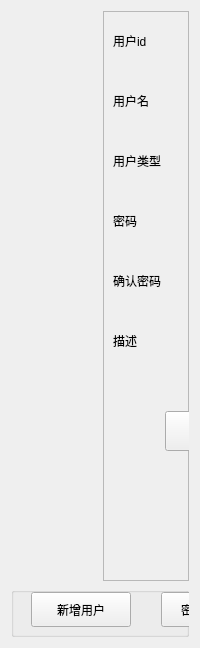
             <widget class="QWidget" name="tab_15">
              <attribute name="title">
               <string>用户设置</string>
              </attribute>
              <layout class="QVBoxLayout" name="verticalLayout_16">
               <item>
                <layout class="QHBoxLayout" name="horizontalLayout_25">
                 <item>
                  <widget class="PanelWidget" name="widgetPanel_18" native="true">
                   <property name="sizePolicy">
                    <sizepolicy hsizetype="Preferred" vsizetype="Expanding">
                     <horstretch>0</horstretch>
                     <verstretch>50</verstretch>
                    </sizepolicy>
                   </property>
                   <property name="minimumSize">
                    <size>
                     <width>0</width>
                     <height>570</height>
                    </size>
                   </property>
                  </widget>
                 </item>
                 <item>
                  <widget class="QFrame" name="frame_14">
                   <property name="maximumSize">
                    <size>
                     <width>310</width>
                     <height>16777215</height>
                    </size>
                   </property>
                   <property name="frameShape">
                    <enum>QFrame::StyledPanel</enum>
                   </property>
                   <property name="frameShadow">
                    <enum>QFrame::Raised</enum>
                   </property>
                   <widget class="QLabel" name="label_63">
                    <property name="geometry">
                     <rect>
                      <x>10</x>
                      <y>320</y>
                      <width>90</width>
                      <height>20</height>
                     </rect>
                    </property>
                    <property name="text">
                     <string>描述</string>
                    </property>
                   </widget>
                   <widget class="QLineEdit" name="lineEdit_24">
                    <property name="geometry">
                     <rect>
                      <x>102</x>
                      <y>80</y>
                      <width>200</width>
                      <height>30</height>
                     </rect>
                    </property>
                   </widget>
                   <widget class="QLabel" name="label_64">
                    <property name="geometry">
                     <rect>
                      <x>10</x>
                      <y>20</y>
                      <width>90</width>
                      <height>20</height>
                     </rect>
                    </property>
                    <property name="text">
                     <string>用户id</string>
                    </property>
                   </widget>
                   <widget class="QLineEdit" name="lineEdit_28">
                    <property name="enabled">
                     <bool>false</bool>
                    </property>
                    <property name="geometry">
                     <rect>
                      <x>102</x>
                      <y>20</y>
                      <width>200</width>
                      <height>30</height>
                     </rect>
                    </property>
                   </widget>
                   <widget class="QLineEdit" name="lineEdit_26">
                    <property name="geometry">
                     <rect>
                      <x>102</x>
                      <y>260</y>
                      <width>200</width>
                      <height>30</height>
                     </rect>
                    </property>
                   </widget>
                   <widget class="QLabel" name="label_61">
                    <property name="geometry">
                     <rect>
                      <x>10</x>
                      <y>200</y>
                      <width>90</width>
                      <height>20</height>
                     </rect>
                    </property>
                    <property name="text">
                     <string>密码</string>
                    </property>
                   </widget>
                   <widget class="QLabel" name="label_62">
                    <property name="geometry">
                     <rect>
                      <x>10</x>
                      <y>260</y>
                      <width>90</width>
                      <height>20</height>
                     </rect>
                    </property>
                    <property name="text">
                     <string>确认密码</string>
                    </property>
                   </widget>
                   <widget class="QComboBox" name="comboBox_19">
                    <property name="geometry">
                     <rect>
                      <x>102</x>
                      <y>140</y>
                      <width>200</width>
                      <height>30</height>
                     </rect>
                    </property>
                   </widget>
                   <widget class="QLabel" name="label_59">
                    <property name="geometry">
                     <rect>
                      <x>10</x>
                      <y>80</y>
                      <width>90</width>
                      <height>20</height>
                     </rect>
                    </property>
                    <property name="text">
                     <string>用户名</string>
                    </property>
                   </widget>
                   <widget class="QLineEdit" name="lineEdit_27">
                    <property name="geometry">
                     <rect>
                      <x>102</x>
                      <y>320</y>
                      <width>200</width>
                      <height>30</height>
                     </rect>
                    </property>
                   </widget>
                   <widget class="QPushButton" name="pushButton_41">
                    <property name="geometry">
                     <rect>
                      <x>62</x>
                      <y>400</y>
                      <width>200</width>
                      <height>40</height>
                     </rect>
                    </property>
                    <property name="minimumSize">
                     <size>
                      <width>0</width>
                      <height>40</height>
                     </size>
                    </property>
                    <property name="text">
                     <string>新增</string>
                    </property>
                   </widget>
                   <widget class="QLabel" name="label_60">
                    <property name="geometry">
                     <rect>
                      <x>10</x>
                      <y>140</y>
                      <width>90</width>
                      <height>20</height>
                     </rect>
                    </property>
                    <property name="text">
                     <string>用户类型</string>
                    </property>
                   </widget>
                   <widget class="QLineEdit" name="lineEdit_25">
                    <property name="geometry">
                     <rect>
                      <x>102</x>
                      <y>200</y>
                      <width>200</width>
                      <height>30</height>
                     </rect>
                    </property>
                   </widget>
                  </widget>
                 </item>
                </layout>
               </item>
               <item>
                <widget class="QGroupBox" name="groupBox_7">
                 <property name="minimumSize">
                  <size>
                   <width>0</width>
                   <height>50</height>
                  </size>
                 </property>
                 <property name="title">
                  <string/>
                 </property>
                 <widget class="QPushButton" name="pushButton_44">
                  <property name="geometry">
                   <rect>
                    <x>280</x>
                    <y>5</y>
                    <width>100</width>
                    <height>35</height>
                   </rect>
                  </property>
                  <property name="minimumSize">
                   <size>
                    <width>0</width>
                    <height>35</height>
                   </size>
                  </property>
                  <property name="text">
                   <string>删除用户</string>
                  </property>
                 </widget>
                 <widget class="QPushButton" name="pushButton_42">
                  <property name="geometry">
                   <rect>
                    <x>20</x>
                    <y>5</y>
                    <width>100</width>
                    <height>35</height>
                   </rect>
                  </property>
                  <property name="minimumSize">
                   <size>
                    <width>0</width>
                    <height>35</height>
                   </size>
                  </property>
                  <property name="text">
                   <string>新增用户</string>
                  </property>
                 </widget>
                 <widget class="QPushButton" name="pushButton_43">
                  <property name="geometry">
                   <rect>
                    <x>150</x>
                    <y>5</y>
                    <width>100</width>
                    <height>35</height>
                   </rect>
                  </property>
                  <property name="minimumSize">
                   <size>
                    <width>0</width>
                    <height>35</height>
                   </size>
                  </property>
                  <property name="text">
                   <string>密码初始化</string>
                  </property>
                 </widget>
                </widget>
               </item>
              </layout>
             </widget>
